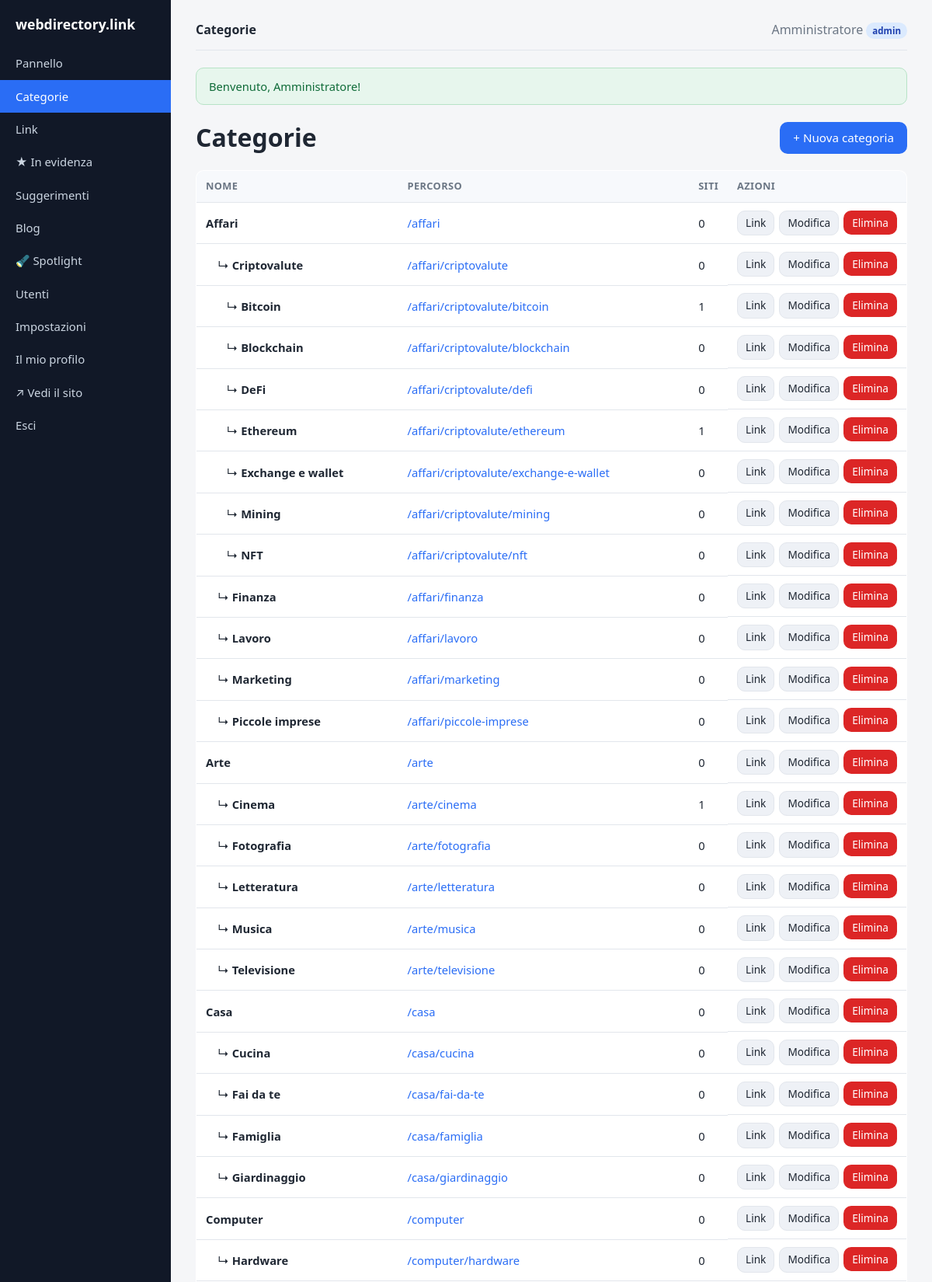
The app's page /admin/categories (signed in, upper part) with its own data.
### tables this page shows
CREATE TABLE `categories` (
  `id`          INT UNSIGNED NOT NULL AUTO_INCREMENT,
  `parent_id`   INT UNSIGNED NULL,
  `name`        VARCHAR(160) NOT NULL,
  `slug`        VARCHAR(180) NOT NULL,
  `path`        VARCHAR(2000) NOT NULL DEFAULT '',   
  `description` TEXT NULL,
  `sort_order`  INT NOT NULL DEFAULT 0,
  `created_at`  DATETIME NOT NULL DEFAULT CURRENT_TIMESTAMP,
  PRIMARY KEY (`id`),
  KEY `idx_categories_parent` (`parent_id`),
  KEY `idx_categories_path` (`path`(191)),
  CONSTRAINT `fk_categories_parent` FOREIGN KEY (`parent_id`)
      REFERENCES `categories`(`id`) ON DELETE CASCADE
);

### app/helpers.php (called while the page is built, shortened)
<?php
function e(?string $v): string
{
    return htmlspecialchars((string) $v, ENT_QUOTES | ENT_SUBSTITUTE, 'UTF-8');
}
function url(string $path = ''): string
{
    global $CONFIG;
    $base = rtrim($CONFIG['site']['base_url'] ?? '', '/');
    $path = '/' . ltrim($path, '/');
    return $base . ($path === '/' ? '/' : $path);
}
function view(string $view, array $data = [], string $layout = 'layout'): void
{
    extract($data, EXTR_SKIP);
    require APP_PATH . '/views/' . $view . '.php';
}

### app/controllers/AdminController.php (called while the page is built, shortened)
<?php
class AdminController
{
    public static function categories(): void
    {
        self::render('admin/categories', [
            'title'      => 'Categorie',
            'categories' => Category::all(),
        ]);
    }
    private static function render(string $view, array $data): void
    {
        $data['pending_badge'] = Link::pendingCount();
        view($view, $data, 'admin_layout');
    }
}

### app/config.php (called while the page is built)
<?php
return [
    'db' => [
        'driver'  => getenv('DB_DRIVER') ?: 'mysql',
        'host'    => getenv('DB_HOST') ?: '127.0.0.1',
        'name'    => getenv('DB_NAME') ?: 'dircms',
        'user'    => getenv('DB_USER') ?: 'root',
        'pass'    => getenv('DB_PASS') ?: '',
        'charset' => 'utf8mb4',
    ],
    'site' => [
        'name'     => 'webdirectory.link',
        'base_url' => '',
        'url'      => getenv('SITE_URL') ?: 'https://webdirectory.link',
        'email'    => 'info@webdirectory.link',
        'owner'    => '',
    ],
    'per_page' => 20,
    'adsense' => [
        'client' => getenv('ADSENSE_CLIENT') ?: '',
        'slot'   => getenv('ADSENSE_SLOT') ?: '',
    ],
    'antispam' => [
        'enabled'  => true,
        'min_secs' => 3,
    ],
    'describe' => [
        'meta_enabled' => true,
        'ai_enabled'   => (bool) (getenv('ANTHROPIC_API_KEY')),
        'ai_api_key'   => getenv('ANTHROPIC_API_KEY') ?: '',
        'ai_model'     => 'claude-haiku-4-5',
    ],
];

### app/models/Category.php (called while the page is built, shortened)
<?php
class Category
{
    public static function db(): PDO
    {
        return Database::pdo();
    }
    public static function all(): array
    {
        return self::db()->query(
            'SELECT * FROM categories ORDER BY path'
        )->fetchAll();
    }
    public static function linkCount(int $categoryId): int
    {
        $st = self::db()->prepare(
            "SELECT COUNT(*) FROM links WHERE category_id = ? AND status = 'approved'"
        );
        $st->execute([$categoryId]);
        return (int) $st->fetchColumn();
    }
}

### app/Database.php (called while the page is built, shortened)
<?php
class Database
{
    private static ?PDO $pdo = null;
    public static function connect(array $cfg): PDO
    {
        $dsn = sprintf(
            'mysql:host=%s;dbname=%s;charset=%s',
            $cfg['host'],
            $cfg['name'],
            $cfg['charset']
        );
        self::$pdo = new PDO($dsn, $cfg['user'], $cfg['pass'], [
            PDO::ATTR_ERRMODE            => PDO::ERRMODE_EXCEPTION,
            PDO::ATTR_DEFAULT_FETCH_MODE => PDO::FETCH_ASSOC,
            PDO::ATTR_EMULATE_PREPARES   => false,
        ]);
        return self::$pdo;
    }
    public static function pdo(): PDO
    {
        return self::$pdo;
    }
}

### app/views/admin/categories.php (the view, shortened to what this page needs)
<div class="page-head">
  <h1 style="margin:0">Categorie</h1>
  <a class="btn" href="<?= e(url('/admin/categories/create')) ?>">+ Nuova categoria</a>
</div>
<?php if (!$categories): ?>
  <p class="muted">Nessuna categoria. Creane una per iniziare.</p>
<?php else: ?>
  <table class="data">
    <thead><tr><th>Nome</th><th>Percorso</th><th>Siti</th><th>Azioni</th></tr></thead>
    <tbody>
      <?php foreach ($categories as $c): ?>
        <?php $depth = $c['path'] === '' ? 0 : substr_count($c['path'], '/'); ?>
        <tr>
          <td><?= str_repeat('&nbsp;&nbsp;&nbsp;', $depth) ?>
            <?= $depth ? '↳ ' : '' ?><strong><?= e($c['name']) ?></strong></td>
          <td><a href="<?= e(url($c['path'])) ?>" target="_blank">/<?= e($c['path']) ?></a></td>
          <td><?= Category::linkCount((int)$c['id']) ?></td>
          <td class="actions-cell">
            <a class="btn small secondary" href="<?= e(url('/admin/links')) ?>?category_id=<?= (int)$c['id'] ?>">Link</a>
            <a class="btn small secondary" href="<?= e(url('/admin/categories/' . $c['id'] . '/edit')) ?>">Modifica</a>
            <form method="post" action="<?= e(url('/admin/categories/' . $c['id'] . '/delete')) ?>"
                  onsubmit="return confirm('Eliminare «<?= e($c['name']) ?>» e tutto il suo contenuto?');">
              <button class="btn small danger" type="submit">Elimina</button>
            </form>
          </td>
        </tr>
      <?php endforeach; ?>
    </tbody>
  </table>
<?php endif; ?>

### public/index.php (shortened to what this page needs)
<?php
$configFile = APP_PATH . '/config.php';
$CONFIG = require $configFile;
require APP_PATH . '/Database.php';
require APP_PATH . '/helpers.php';
require APP_PATH . '/Describe.php';
require APP_PATH . '/models/Category.php';
require APP_PATH . '/controllers/AdminController.php';
$uri = parse_url($_SERVER['REQUEST_URI'] ?? '/', PHP_URL_PATH) ?? '/';
$uri = '/' . trim(rawurldecode($uri), '/');
$method = $_SERVER['REQUEST_METHOD'] ?? 'GET';
foreach ($routes as [$rMethod, $pattern, $handler]) {
    if ($rMethod === $method && preg_match($pattern, $uri, $m)) {
        array_shift($m);
        $handler(...$m);
        exit;
    }
}

### assets/css/style.css (style rules this page uses)
:root { --bg:#f5f6f8; --panel:#ffffff; --ink:#1f2733; --muted:#6b7684; --brand:#2a6df5; --brand-dark:#1a52c9; --border:#e2e6ec; --ok:#1f9d55; --warn:#d97706; --danger:#dc2626; --pending:#fff7ed; --radius:10px; --shadow:0 1px 3px rgba(20,30,50,.08); }
* { box-sizing:border-box }
body { margin:0; font-family:system-ui,-apple-system,"Segoe UI",Roboto,Helvetica,Arial,sans-serif; color:var(--ink); background:var(--bg); line-height:1.5; }
a { color:var(--brand); text-decoration:none }
.btn { display:inline-block; padding:8px 16px; border-radius:var(--radius); border:1px solid transparent; background:var(--brand); color:#fff; font-size:.95rem; cursor:pointer; font-family:inherit; }
.btn.small { padding:5px 10px; font-size:.85rem }
.btn.secondary { background:#eef1f6; color:var(--ink); border-color:var(--border) }
.btn.danger { background:var(--danger) }
table.data { width:100%; border-collapse:collapse; background:var(--panel); border:1px solid var(--border); border-radius:var(--radius); overflow:hidden }
table.data th, table.data td { padding:10px 12px; text-align:left; border-bottom:1px solid var(--border); font-size:.92rem }
table.data th { background:#f7f9fc; font-size:.8rem; text-transform:uppercase; letter-spacing:.03em; color:var(--muted) }
.actions-cell { white-space:nowrap; display:flex; gap:6px }
.actions-cell form { display:inline }
h1 { margin-top:0 }
.page-head { display:flex; justify-content:space-between; align-items:center; gap:12px; flex-wrap:wrap; margin-bottom:18px }

### records on screen
categories: name "Affari", path "affari", id "0"
categories: name "Criptovalute", path "affari/criptovalute", id "0"
categories: name "Bitcoin", path "affari/criptovalute/bitcoin", id "1"
categories: name "Blockchain", path "affari/criptovalute/blockchain", id "0"
categories: name "DeFi", path "affari/criptovalute/defi", id "0"
categories: name "Ethereum", path "affari/criptovalute/ethereum", id "1"
categories: name "Exchange e wallet", path "affari/criptovalute/exchange-e-wallet", id "0"
categories: name "Mining", path "affari/criptovalute/mining", id "0"
categories: name "NFT", path "affari/criptovalute/nft", id "0"
categories: name "Finanza", path "affari/finanza", id "0"
categories: name "Lavoro", path "affari/lavoro", id "0"
categories: name "Marketing", path "affari/marketing", id "0"
categories: name "Piccole imprese", path "affari/piccole-imprese", id "0"
categories: name "Arte", path "arte", id "0"
categories: name "Cinema", path "arte/cinema", id "1"
categories: name "Fotografia", path "arte/fotografia", id "0"
categories: name "Letteratura", path "arte/letteratura", id "0"
categories: name "Musica", path "arte/musica", id "0"
categories: name "Televisione", path "arte/televisione", id "0"
categories: name "Casa", path "casa", id "0"
categories: name "Cucina", path "casa/cucina", id "0"
categories: name "Fai da te", path "casa/fai-da-te", id "0"
categories: name "Famiglia", path "casa/famiglia", id "0"
categories: name "Giardinaggio", path "casa/giardinaggio", id "0"
categories: name "Computer", path "computer", id "0"
categories: name "Hardware", path "computer/hardware", id "0"

### other values on screen
$siteName "webdirectory.link"
